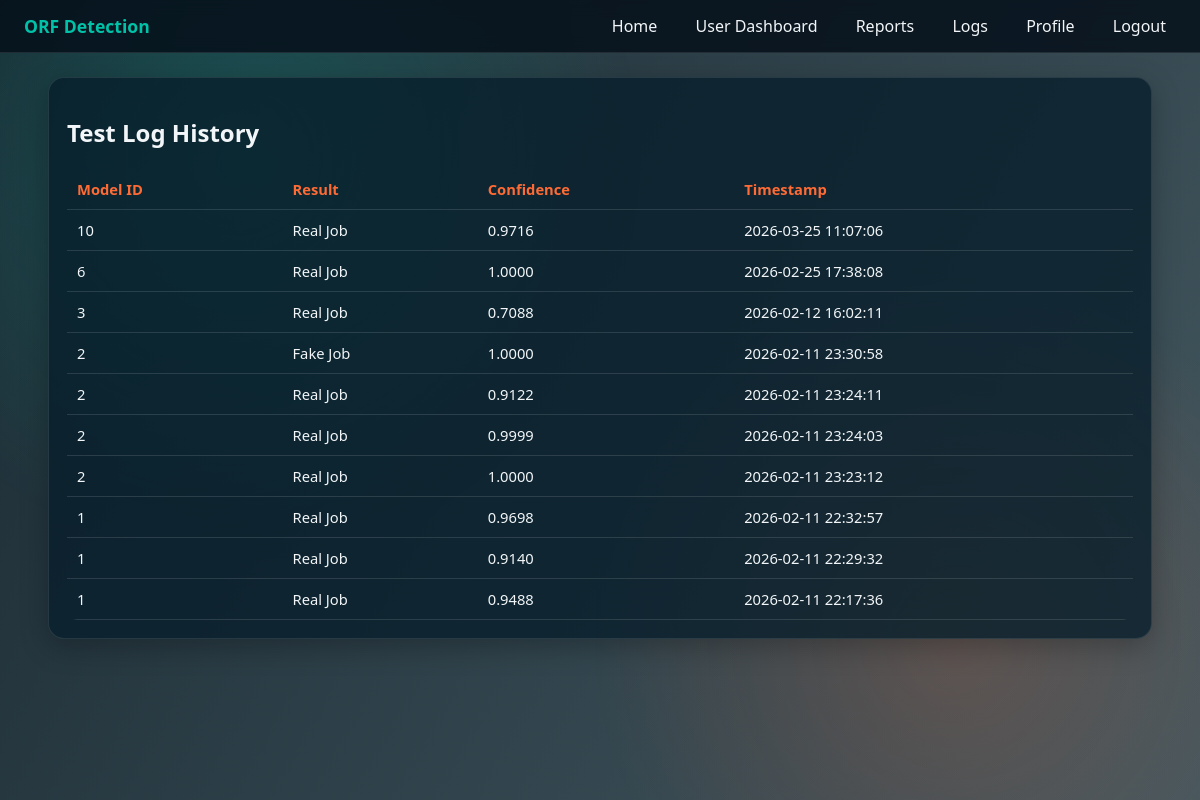
Page /user/logs (signed in) on the committed database.
### tables this page shows
CREATE TABLE predictions (
            id INTEGER PRIMARY KEY AUTOINCREMENT,
            user_role TEXT NOT NULL,
            user_id INTEGER NOT NULL,
            model_result_id INTEGER NOT NULL,
            input_title TEXT,
            input_description TEXT,
            prediction_label TEXT NOT NULL,
            prediction_value INTEGER NOT NULL,
            confidence_score REAL,
            created_at TEXT NOT NULL
        );

### app.py (the view)
    @app.route("/user/logs")
    @login_required("user")
    def user_logs():
        db = get_db()
        rows = db.execute(
            "SELECT * FROM predictions WHERE user_id = ? ORDER BY id DESC",
            (session["user_id"],),
        ).fetchall()
        return render_template("user_logs.html", rows=rows)

### app.py (called while the page is built)
def get_db():
    if "db" not in g:
        g.db = sqlite3.connect(DB_PATH)
        g.db.row_factory = sqlite3.Row
    return g.db

### templates/user_logs.html
{% extends 'base.html' %}
{% block content %}
<section class="panel">
    <h2>Test Log History</h2>
    <table>
        <tr><th>Model ID</th><th>Result</th><th>Confidence</th><th>Timestamp</th></tr>
        {% for row in rows %}
            <tr>
                <td>{{ row.model_result_id }}</td>
                <td>{{ row.prediction_label }}</td>
                <td>{{ '%.4f'|format(row.confidence_score or 0) }}</td>
                <td>{{ row.created_at }}</td>
            </tr>
        {% endfor %}
    </table>
</section>
{% endblock %}

### templates/base.html (shortened to what this page needs)
<!DOCTYPE html>
<html lang="en">
<head>
    <link rel="stylesheet" href="https://cdnjs.cloudflare.com/ajax/libs/font-awesome/6.5.2/css/all.min.css" />
    <link rel="stylesheet" href="{{ url_for('static', filename='css/style.css') }}" />
</head>
<body>
<div class="overlay"></div>
<nav class="navbar">
    <div class="brand">ORF Detection</div>
    <div class="links">
        <a href="{{ url_for('index') }}">Home</a>
        {% if session.get('user_id') %}
            {% if session.get('role') == 'admin' %}
                <a href="{{ url_for('admin_dashboard') }}">Admin Dashboard</a>
                <a href="{{ url_for('admin_reports') }}">Reports</a>
                <a href="{{ url_for('admin_logs') }}">Logs</a>
            {% else %}
                <a href="{{ url_for('user_dashboard') }}">User Dashboard</a>
                <a href="{{ url_for('user_reports') }}">Reports</a>
                <a href="{{ url_for('user_logs') }}">Logs</a>
                <a href="{{ url_for('user_profile') }}">Profile</a>
            {% endif %}
            <a href="{{ url_for('logout') }}">Logout</a>
        {% else %}
            <a href="{{ url_for('login') }}">Login</a>
            <a href="{{ url_for('register') }}">Register</a>
        {% endif %}
    </div>
</nav>
<main class="container">
    {% block content %}{% endblock %}
</main>
</body>
</html>

### static/css/style.css (style rules this page uses)
:root { --bg-main: #081f2d; --bg-card: rgba(7, 30, 43, 0.78); --brand: #00c2a8; --brand-alt: #ff6b35; --text: #f2f6f8; --muted: #c1ced6; --warn: #ffc857; --danger: #ff4d6d; --ok: #47d16c; }
* { box-sizing: border-box; }
body { margin: 0; min-height: 100vh; color: var(--text); font-family: "Segoe UI", Tahoma, Geneva, Verdana, sans-serif; background-image: linear-gradient(120deg, rgba(2, 20, 30, 0.9), rgba(4, 31, 42, 0.75)), url("https://images.unsplash.com/photo-1516321318423-f06f85e504b3?auto=format&fit=crop&w=1600&q=80"); background-size: cover; background-position: center; background-attachment: fixed; }
.overlay { position: fixed; inset: 0; background: radial-gradient(circle at 20% 20%, rgba(0, 194, 168, 0.22), transparent 35%), radial-gradient(circle at 80% 80%, rgba(255, 107, 53, 0.18), transparent 32%); pointer-events: none; }
.navbar { position: sticky; top: 0; z-index: 3; display: flex; justify-content: space-between; align-items: center; padding: 14px 24px; background: rgba(5, 16, 26, 0.85); backdrop-filter: blur(8px); border-bottom: 1px solid rgba(255, 255, 255, 0.1); }
.brand { font-size: 1.1rem; font-weight: 700; color: var(--brand); }
.links a { color: var(--text); text-decoration: none; margin-left: 14px; padding: 6px 10px; border-radius: 999px; transition: 0.2s; }
.container { width: min(1150px, 92vw); margin: 24px auto 36px; position: relative; z-index: 1; }
.panel, .card { background: var(--bg-card); border: 1px solid rgba(255, 255, 255, 0.1); border-radius: 16px; padding: 18px; margin-bottom: 18px; box-shadow: 0 8px 28px rgba(0, 0, 0, 0.25); }
table { width: 100%; border-collapse: collapse; overflow: hidden; border-radius: 10px; }
th, td { border-bottom: 1px solid rgba(255, 255, 255, 0.12); padding: 10px; text-align: left; font-size: 0.92rem; }
th { color: var(--brand-alt); }

### rows in the picture
predictions: model_result_id "10", prediction_label "Real Job", confidence_score "0.9716", created_at "2026-03-25 11:07:06"
predictions: model_result_id "6", prediction_label "Real Job", confidence_score "1.0000", created_at "2026-02-25 17:38:08"
predictions: model_result_id "3", prediction_label "Real Job", confidence_score "0.7088", created_at "2026-02-12 16:02:11"
predictions: model_result_id "2", prediction_label "Fake Job", confidence_score "1.0000", created_at "2026-02-11 23:30:58"
predictions: model_result_id "2", prediction_label "Real Job", confidence_score "0.9122", created_at "2026-02-11 23:24:11"
predictions: model_result_id "2", prediction_label "Real Job", confidence_score "0.9999", created_at "2026-02-11 23:24:03"
predictions: model_result_id "2", prediction_label "Real Job", confidence_score "1.0000", created_at "2026-02-11 23:23:12"
predictions: model_result_id "1", prediction_label "Real Job", confidence_score "0.9698", created_at "2026-02-11 22:32:57"
predictions: model_result_id "1", prediction_label "Real Job", confidence_score "0.9140", created_at "2026-02-11 22:29:32"
predictions: model_result_id "1", prediction_label "Real Job", confidence_score "0.9488", created_at "2026-02-11 22:17:36"
